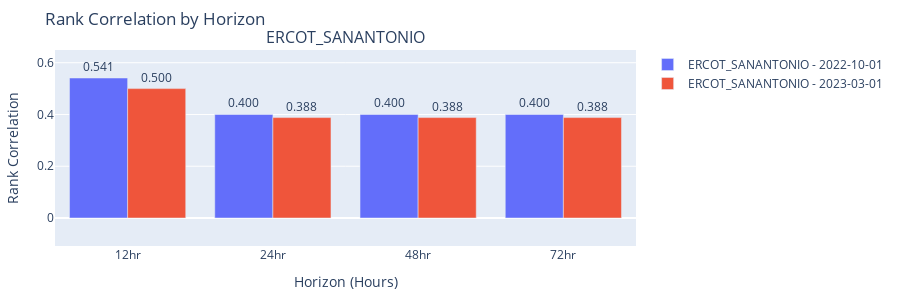

The code cell stored with this chart in its notebook:
### Code cell
report.plot_rank_corr(factory.data_handlers)

### Figure 1 — Plotly figure (JSON) as saved in the notebook; plotly's stock layout.template omitted (floating-point values rounded to 4 significant figures)
{"data": [{"name": "ERCOT_SANANTONIO - 2022-10-01", "text": ["0.541", "0.400", "0.400", "0.400"], "textposition": "outside", "type": "bar", "x": ["12hr", "24hr", "48hr", "72hr"], "xaxis": "x", "y": [0.541, 0.4, 0.4, 0.4], "yaxis": "y"}, {"name": "ERCOT_SANANTONIO - 2023-03-01", "text": ["0.500", "0.388", "0.388", "0.388"], "textposition": "outside", "type": "bar", "x": ["12hr", "24hr", "48hr", "72hr"], "xaxis": "x", "y": [0.5, 0.388, 0.388, 0.388], "yaxis": "y"}], "layout": {"annotations": [{"font": {"size": 16}, "showarrow": false, "text": "ERCOT_SANANTONIO", "x": 0.5, "xanchor": "center", "xref": "paper", "y": 1, "yanchor": "bottom", "yref": "paper"}], "height": 300, "margin": {"b": 50, "l": 50, "r": 50, "t": 50}, "showlegend": true, "title": {"text": "Rank Correlation by Horizon"}, "xaxis": {"anchor": "y", "domain": [0, 1], "title": {"text": "Horizon (Hours)"}}, "yaxis": {"anchor": "x", "domain": [0, 1], "range": [-0.1082, 0.6492], "title": {"text": "Rank Correlation"}}}}
